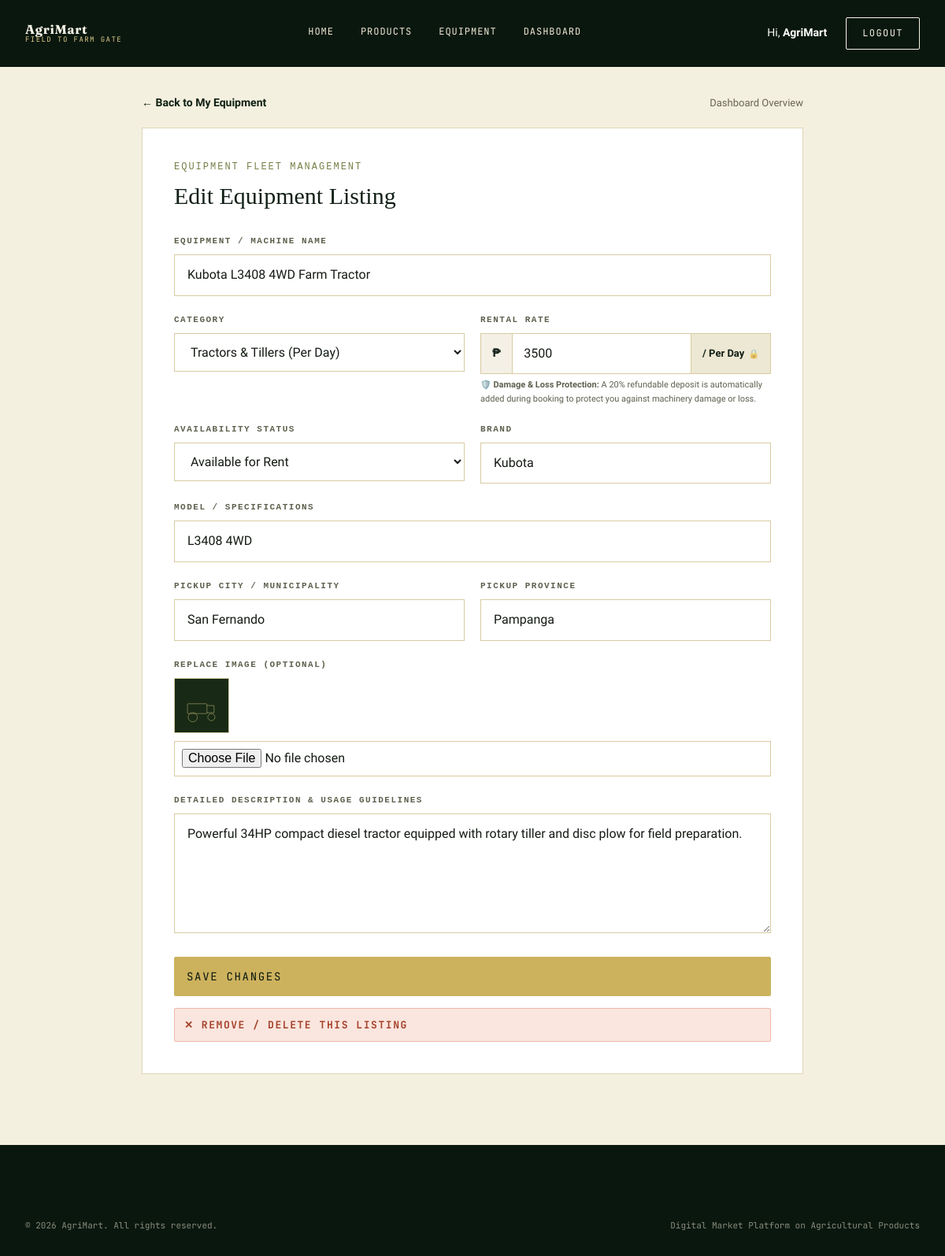
Screenshot of /edit_equipment.php?id=1 (signed in) with the database file from the repository.
### tables this page shows
CREATE TABLE `equipment` (
  `equipment_id` int(10) unsigned NOT NULL AUTO_INCREMENT,
  `user_id` int(10) unsigned NOT NULL,
  `category_id` int(10) unsigned NOT NULL,
  `equipment_name` varchar(150) NOT NULL,
  `description` text DEFAULT NULL,
  `brand` varchar(100) DEFAULT NULL,
  `model` varchar(100) DEFAULT NULL,
  `rate_type` enum('hourly','daily') NOT NULL DEFAULT 'daily',
  `rate_price` decimal(10,2) NOT NULL DEFAULT 0.00,
  `availability` enum('available','rented','maintenance') NOT NULL DEFAULT 'available',
  `image_url` varchar(255) DEFAULT NULL,
  `status` enum('active','inactive','deleted','archived') NOT NULL DEFAULT 'active',
  `created_at` timestamp NOT NULL DEFAULT current_timestamp(),
  `updated_at` timestamp NOT NULL DEFAULT current_timestamp() ON UPDATE current_timestamp(),
  `location_city` varchar(100) DEFAULT NULL,
  `location_province` varchar(100) DEFAULT NULL,
  `admin_deactivated` tinyint(1) NOT NULL DEFAULT 0,
  `deactivation_reason` varchar(255) DEFAULT NULL,
  `retrieval_message` text DEFAULT NULL,
  `retrieval_status` enum('none','pending','approved','rejected') NOT NULL DEFAULT 'none',
  `retrieval_requested_at` datetime DEFAULT NULL,
  PRIMARY KEY (`equipment_id`),
  KEY `idx_equipment_user` (`user_id`),
  KEY `idx_equipment_category` (`category_id`),
  KEY `idx_equipment_name` (`equipment_name`),
  CONSTRAINT `fk_equipment_category` FOREIGN KEY (`category_id`) REFERENCES `categories` (`category_id`) ON UPDATE CASCADE,
  CONSTRAINT `fk_equipment_user` FOREIGN KEY (`user_id`) REFERENCES `users` (`user_id`) ON DELETE CASCADE ON UPDATE CASCADE
);

CREATE TABLE `categories` (
  `category_id` int(10) unsigned NOT NULL AUTO_INCREMENT,
  `category_name` varchar(100) NOT NULL,
  `category_type` enum('seed','equipment') NOT NULL,
  `rental_rate_type` enum('daily','hourly') NOT NULL DEFAULT 'daily',
  `description` text DEFAULT NULL,
  `created_at` timestamp NOT NULL DEFAULT current_timestamp(),
  PRIMARY KEY (`category_id`),
  UNIQUE KEY `unique_category` (`category_name`,`category_type`)
);

### edit_equipment.php (the view, shortened to what this page needs)
<?php
require_once 'config.php';
$userId = (int)$_SESSION['user_id'];
$userRole = $_SESSION['role'] ?? 'user';
$fullName = $_SESSION['full_name'] ?? 'User';
$parts = explode(' ', trim($fullName));
$firstName = $parts[0] ?? 'User';
$equipmentId = isset($_GET['id']) ? (int)$_GET['id'] : 0;
$sql = "SELECT * FROM equipment WHERE equipment_id = ? " . ($userRole === 'admin' ? "" : "AND user_id = $userId") . " LIMIT 1";
$stmt = $conn->prepare($sql);
$stmt->bind_param('i', $equipmentId);
$stmt->execute();
$equipment = $stmt->get_result()->fetch_assoc();
$catRes = $conn->query("SELECT category_id, category_name, COALESCE(rental_rate_type, 'daily') AS rental_rate_type FROM categories WHERE category_type = 'equipment' ORDER BY category_name ASC");
$categories = [];
while ($c = $catRes->fetch_assoc()) {
    $categories[] = $c;
}
?>
<!DOCTYPE html>
<html lang="en">
<head>
    <link rel="stylesheet" href="css/style.css">
</head>
<body>
<header class="site-header">
<div class="wrap">
    <a href="index.php" class="logo">
        <span class="logo-text"><b>AgriMart</b><span>Field to Farm Gate</span></span>
    </a>
    <nav class="main-nav">
        <a href="index.php">Home</a>
        <a href="products.php">Products</a>
        <a href="equipment.php">Equipment</a>
        <a href="dashboard.php">Dashboard</a>
    </nav>
    <div class="header-actions">
        <span style="color:#fff; font-size:14px; margin-right:10px;">Hi, <strong><?= htmlspecialchars($firstName) ?></strong></span>
        <a href="logout.php" class="btn btn-light">Logout</a>
    </div>
</div>
</header>
<main class="page-wrap">
    <div style="display:flex; justify-content:space-between; align-items:center; margin-bottom:20px;">
        <a href="my_equipment.php" style="color:var(--forest-900); font-weight:600; text-decoration:none; font-size:14px;">← Back to My Equipment</a>
        <a href="dashboard.php" style="color:#686454; font-size:13px; text-decoration:none;">Dashboard Overview</a>
    </div>
    <div class="form-card">
        <span style="font-family:monospace; color:#768047; text-transform:uppercase; letter-spacing:2px; font-size:12px; display:block; margin-bottom:5px;">Equipment Fleet Management</span>
        <h1 style="font-family:Georgia,serif; font-size:30px; margin:0 0 25px; color:#122017;">Edit Equipment Listing</h1>
        <form action="edit_equipment.php?id=<?= $equipmentId ?>" method="POST" enctype="multipart/form-data">
            <div class="form-group">
                <label for="equipment_name">Equipment / Machine Name</label>
                <input type="text" id="equipment_name" name="equipment_name" class="form-control" required value="<?= htmlspecialchars($equipment['equipment_name']) ?>">
            </div>
            <div class="form-grid-2">
                <div class="form-group">
                    <label for="category_id">Category</label>
                    <select id="category_id" name="category_id" class="form-control" required onchange="handleCategoryChange(this)">
                        <?php foreach ($categories as $cat): ?>
                            <option value="<?= (int)$cat['category_id'] ?>" data-name="<?= htmlspecialchars($cat['category_name']) ?>" data-rate-type="<?= htmlspecialchars($cat['rental_rate_type']) ?>" <?= ((int)$cat['category_id'] === (int)$equipment['category_id']) ? 'selected' : '' ?>>
                                <?= htmlspecialchars($cat['category_name']) ?> (<?= $cat['rental_rate_type'] === 'hourly' ? 'Per Hour' : 'Per Day' ?>)
                            </option>
                        <?php endforeach; ?>
                    </select>
                </div>
                <div class="form-group">
                    <label for="rate_price">Rental Rate</label>
                    <?php
                        $currentRateType = strtolower($equipment['rate_type'] ?? 'daily');
                        $currentRateUnitText = ($currentRateType === 'hourly') ? '/ Per Hour' : '/ Per Day';
                    ?>
                    <div class="rate-combo-group">
                        <span class="rate-combo-prefix">₱</span>
                        <input type="number" step="0.01" min="1" id="rate_price" name="rate_price" class="form-control rate-combo-input" required value="<?= (float)$equipment['rate_price'] ?>" placeholder="<?= $currentRateType === 'hourly' ? '250.00' : '3500.00' ?>">
                        <div class="rate-combo-unit" style="background:#ede8d3; color:#122017; font-family:inherit; font-size:13px; font-weight:700; padding:0 14px; border-left:1px solid #d8cba1; user-select:none; display:flex; align-items:center; gap:5px;" title="Fixed rental rate basis for this category">
                            <span id="rate_unit_text"><?= $currentRateUnitText ?></span>
                            <span style="font-size:11px; opacity:0.6;">🔒</span>
                        </div>
                    </div>
                    <small style="color:#5e604e; font-size:11px; margin-top:5px; display:block;">🛡️ <strong>Damage & Loss Protection:</strong> A 20% refundable deposit is automatically added during booking to protect you against machinery damage or loss.</small>
                </div>
            </div>
            <div class="form-grid-2">
                <div class="form-group">
                    <label for="availability">Availability Status</label>
                    <select id="availability" name="availability" class="form-control">
                        <option value="available" <?= $equipment['availability'] === 'available' ? 'selected' : '' ?>>Available for Rent</option>
                    </select>
                </div>
                <div class="form-group">
                    <label for="brand">Brand</label>
                    <input type="text" id="brand" name="brand" class="form-control" value="<?= htmlspecialchars($equipment['brand'] ?? '') ?>" placeholder="e.g. Kubota, Yanmar">
                </div>
            </div>
            <div class="form-group">
                <label for="model">Model / Specifications</label>
                <input type="text" id="model" name="model" class="form-control" value="<?= htmlspecialchars($equipment['model'] ?? '') ?>" placeholder="e.g. L3408 4WD, 34 HP Diesel">
            </div>
            <div class="form-grid-2">
                <div class="form-group">
                    <label for="location_city">Pickup City / Municipality</label>
                    <input type="text" id="location_city" name="location_city" class="form-control" value="<?= htmlspecialchars($equipment['location_city'] ?? '') ?>" placeholder="e.g. Cabanatuan City">
                </div>
                <div class="form-group">
                    <label for="location_province">Pickup Province</label>
                    <input type="text" id="location_province" name="location_province" class="form-control" value="<?= htmlspecialchars($equipment['location_province'] ?? '') ?>" placeholder="e.g. Nueva Ecija">
                </div>
            </div>
            <div class="form-group">
                <label for="equipment_image">Replace Image (Optional)</label>
                <?php if (!empty($equipment['image_url'])): ?>
                    <div style="margin-bottom:10px;">
                        <img src="<?= htmlspecialchars($equipment['image_url']) ?>" style="width:70px; height:70px; object-fit:cover; border:1px solid #d8cba1;" alt="">
                    </div>
                <?php endif; ?>
                <input type="file" id="equipment_image" name="equipment_image" class="form-control" accept="image/*" style="padding:9px;">
            </div>
            <div class="form-group">
                <label for="description">Detailed Description & Usage Guidelines</label>
                <textarea id="description" name="description" class="form-control" rows="5"><?= htmlspecialchars($equipment['description'] ?? '') ?></textarea>
            </div>
            <button type="submit" class="btn btn-solid" style="width:100%; padding:15px; font-size:14px; cursor:pointer;">
                Save Changes
            </button>
        </form>
        <form action="delete_equipment.php" method="POST" onsubmit="return confirm('Are you sure you want to permanently remove <?= addslashes(htmlspecialchars($equipment['equipment_name'])) ?> from your equipment listings?');" style="margin-top:15px;">
            <button type="submit" class="btn btn-light" style="width:100%; padding:12px; font-size:13px; background:#fae6df; color:#a54129; border:1px solid #efb7aa; font-weight:700; cursor:pointer;">
                ✕ Remove / Delete This Listing
            </button>
        </form>
    </div>
</main>
<footer class="site-footer">
<div class="wrap">
    <div class="footer-bottom">
        <span>© 2026 AgriMart. All rights reserved.</span>
        <span>Digital Market Platform on Agricultural Products</span>
    </div>
</div>
</footer>
</body>
</html>

### css/style.css (style rules this page uses)
:root { --forest-950:#0a170e; --forest-900:#0e2013; --forest-800:#17301c; --forest-600:#2f5233; --moss-500:#5c8a4a; --moss-400:#7fa968; --wheat-400:#cdb25e; --wheat-300:#e0cd8c; --cream-50:#f6f3e7; --cream-100:#efe9d6; --ink-900:#12140f; --font-display:'Fraunces', serif; --font-body:'Work Sans', sans-serif; --font-mono:'JetBrains Mono', monospace; --container: 1200px; --radius: 4px; }
*,*::before,*::after { box-sizing:border-box; }
html { scroll-behavior:smooth; }
body { margin:0; background:var(--cream-50); color:var(--ink-900); font-family:var(--font-body); line-height:1.55; -webkit-font-smoothing:antialiased; }
img { max-width:100%; display:block; }
a { color:inherit; text-decoration:none; }
h1,h2,h3,h4 { font-family:var(--font-display); margin:0; font-weight:500; }
button { font-family:inherit; cursor:pointer; }
input,select,textarea { font-family:inherit; font-size:1rem; }
.wrap { max-width:var(--container); margin:0 auto; padding:0 32px; }
.btn { display:inline-flex; align-items:center; gap:10px; padding:14px 28px; font-family:var(--font-mono); font-size:12px; letter-spacing:.12em; text-transform:uppercase; border-radius:2px; border:1px solid currentColor; background:transparent; transition:background .25s ease, color .25s ease, transform .15s ease; }
.btn-light { color:var(--cream-50); }
.btn-solid { background:var(--wheat-400); border-color:var(--wheat-400); color:var(--forest-950); }
.site-header { position:fixed; top:0; left:0; right:0; z-index:100; padding:22px 0; transition:background .3s ease, padding .3s ease, box-shadow .3s ease; }
.site-header .wrap { display:flex; align-items:center; justify-content:space-between; gap:24px; }
.logo { display:flex; align-items:center; gap:10px; color:var(--cream-50); }
.logo-text { display:flex; flex-direction:column; line-height:1.1; }
.logo-text b { font-family:var(--font-display); font-size:16px; letter-spacing:.04em; }
.logo-text span { font-family:var(--font-mono); font-size:9px; letter-spacing:.16em; color:var(--wheat-300); text-transform:uppercase; }
.main-nav { display:flex; align-items:center; gap:34px; }
.main-nav a { color:var(--cream-100); font-family:var(--font-mono); font-size:12px; letter-spacing:.08em; text-transform:uppercase; padding-bottom:4px; border-bottom:1px solid transparent; transition:border-color .2s ease, color .2s ease; }
.header-actions { display:flex; align-items:center; gap:14px; }
.header-actions .btn { padding:10px 20px; }
.site-footer { background:var(--forest-950); color:var(--cream-100); padding:70px 0 30px; }
.footer-bottom { display:flex; justify-content:space-between; padding-top:24px; font-family:var(--font-mono); font-size:11px; opacity:.55; flex-wrap:wrap; gap:10px; }

### edit_equipment.php (style rules this page uses)
body { margin: 0; background: #f4f0df; color: #162018; }
.site-header { background: var(--forest-950) !important; }
.page-wrap { width: min(840px, 100% - 40px); margin: 0 auto; padding: 120px 0 90px; }
.form-card { background: #fff; border: 1px solid #ded6b9; padding: 40px; }
.form-group { margin-bottom: 22px; }
.form-group label { display: block; font-family: monospace; font-size: 11px; letter-spacing: 1.5px; text-transform: uppercase; color: #5e604e; margin-bottom: 8px; font-weight: 700; }
.form-control { width: 100%; box-sizing: border-box; padding: 13px 16px; border: 1px solid #d8cba1; background: #fff; color: #141b13; font: inherit; outline: none; }
.form-grid-2 { display: grid; grid-template-columns: 1fr 1fr; gap: 20px; }
.rate-combo-group { display: flex; align-items: stretch; border: 1px solid #d8cba1; background: #fff; }
.rate-combo-prefix { display: flex; align-items: center; background: #f4f0e6; padding: 0 14px; font-weight: 700; color: #122017; font-size: 15px; border-right: 1px solid #d8cba1; user-select: none; }
.rate-combo-input { border: none !important; border-radius: 0 !important; flex: 1; min-width: 0; padding: 13px 14px !important; font: inherit; outline: none; background: transparent; }
.rate-combo-unit { display: flex; align-items: center; background: #f4f0e6; padding: 0 16px; font-weight: 700; color: #122017; font-size: 14px; border-left: 1px solid #d8cba1; user-select: none; white-space: nowrap; }

### rows the page displays
equipment: equipment_name "Kubota L3408 4WD Farm Tractor", category_id "Tractors & Tillers (Per Day)", rate_price "3500", rate_type "/ Per Day", availability "Available for Rent", brand "Kubota", model "L3408 4WD", location_city "San Fernando", location_province "Pampanga", image_url (picture), description "Powerful 34HP compact diesel tractor equipped with rotary tiller and disc plow for field preparation."

### other values shown
$firstName "AgriMart"
